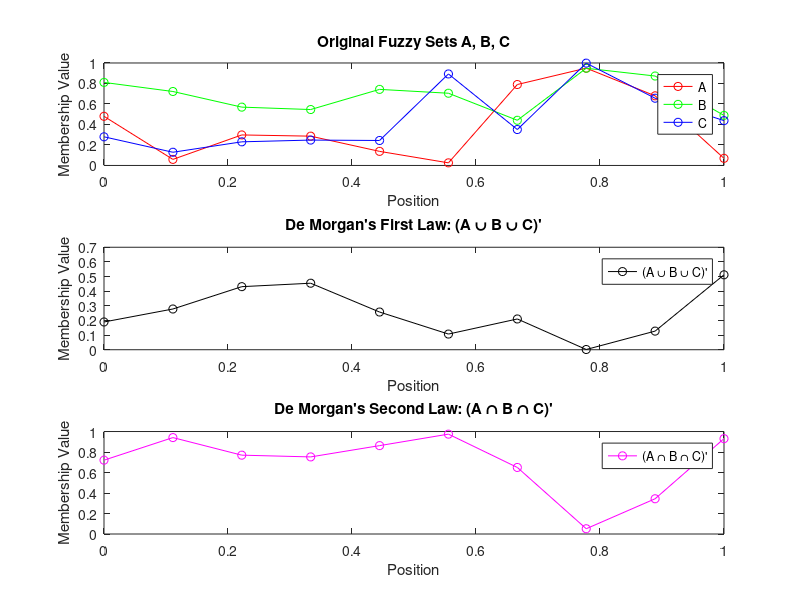

Reproduce this figure in MATLAB.
% Number of elements in each fuzzy set
numElements = 10;

% Generate positions and membership values
positions = linspace(0, 1, numElements);    % Positions from 0 to 1
A_values = rand(1, numElements);            % Membership values for fuzzy set A
B_values = rand(1, numElements);            % Membership values for fuzzy set B
C_values = rand(1, numElements);            % Membership values for fuzzy set C

% Display the fuzzy sets
disp('Fuzzy Set A:');
disp([positions; A_values]);

disp('Fuzzy Set B:');
disp([positions; B_values]);

disp('Fuzzy Set C:');
disp([positions; C_values]);

% De Morgan's First Law: (A ∪ B ∪ C)' = A' ∩ B' ∩ C'
A_complement = 1 - A_values;
B_complement = 1 - B_values;
C_complement = 1 - C_values;

union_complement = max(A_values, max(B_values, C_values));
first_law = 1 - union_complement;

% De Morgan's Second Law: (A ∩ B ∩ C)' = A' ∪ B' ∪ C'
intersection_complement = min(A_values, min(B_values, C_values));
second_law = 1 - intersection_complement;

% Display results
disp('Result of De Morgan''s First Law (A ∪ B ∪ C)'':');
disp([positions; first_law]);

disp('Result of De Morgan''s Second Law (A ∩ B ∩ C)'':');
disp([positions; second_law]);

% Plot the fuzzy sets and results
figure;

% Plot original fuzzy sets
subplot(3, 1, 1);
plot(positions, A_values, 'r-o', 'DisplayName', 'A');
hold on;
plot(positions, B_values, 'g-o', 'DisplayName', 'B');
plot(positions, C_values, 'b-o', 'DisplayName', 'C');
legend('show');
title('Original Fuzzy Sets A, B, C');
xlabel('Position');
ylabel('Membership Value');
hold off;

% Plot De Morgan's First Law result
subplot(3, 1, 2);
plot(positions, first_law, 'k-o', 'DisplayName', '(A ∪ B ∪ C)''');
legend('show');
title('De Morgan''s First Law: (A ∪ B ∪ C)''');
xlabel('Position');
ylabel('Membership Value');

% Plot De Morgan's Second Law result
subplot(3, 1, 3);
plot(positions, second_law, 'm-o', 'DisplayName', '(A ∩ B ∩ C)''');
legend('show');
title('De Morgan''s Second Law: (A ∩ B ∩ C)''');
xlabel('Position');
ylabel('Membership Value');
